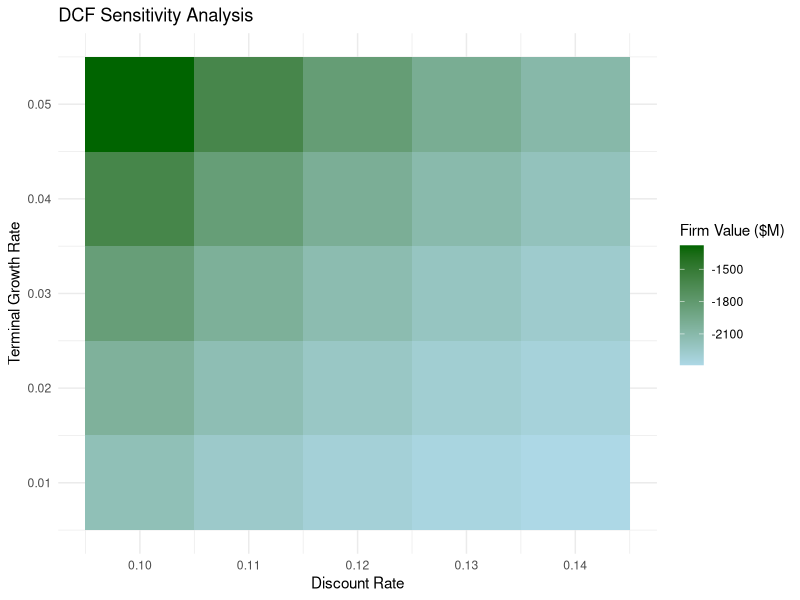
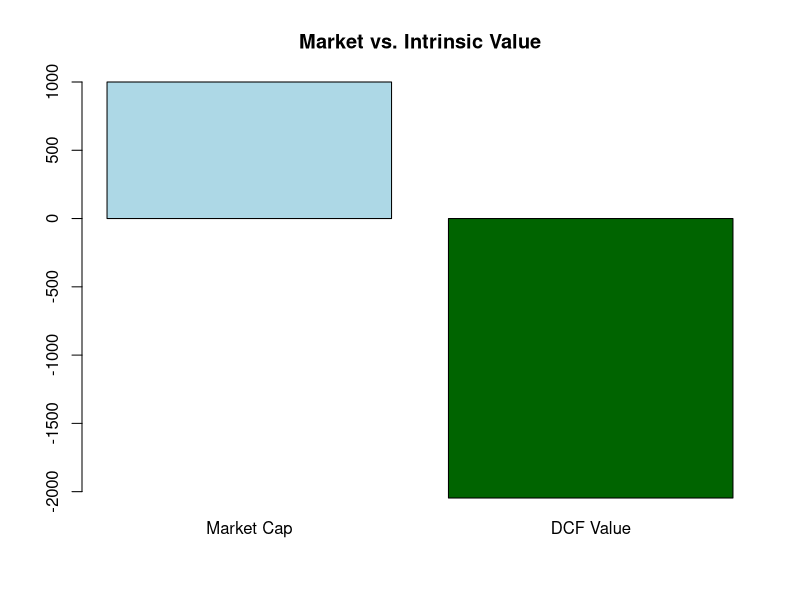

Generate these figures, in order, with R:
## ---- chunk 1
# Example: 5-year cash flow forecast (in millions)
cf <- c(-1534.2,-1104.4,-870.1,-457.0,145.9)  # Free cash flows
r <- 0.1237                       # Discount rate
terminal_growth <- 0.04           # Perpetual growth rate

# Terminal Value
terminal_value <- cf[5] * (1 + terminal_growth) / (r - terminal_growth) # steady growth the company will maintain once it reaches maturity

# Present Value of Cash Flows
pv_cf <- sum(cf / (1 + r)^(1:5)) + terminal_value / (1 + r)^5

pv_cf



## ---- chunk 2
discount_rates <- seq(0.10, 0.14, by = 0.01) # (.11, .12, ... , .14)
growth_rates <- seq(0.01, 0.05, by = 0.01) # (.01, .02, ... , .05)
# => total 35 scenarios

sensitivity <- expand.grid(r = discount_rates, g = growth_rates) # Makes grid of the 35 scenarios
sensitivity$Value <- mapply(function(r, g) {
  terminal_value <- cf[5] * (1 + g) / (r - g)
  sum(cf / (1 + r)^(1:5)) + terminal_value / (1 + r)^5
}, sensitivity$r, sensitivity$g)

head(sensitivity)

## ---- chunk 3
library(ggplot2)

ggplot(sensitivity, aes(x = r, y = g, fill = Value)) +
  geom_tile() +
  scale_fill_gradient(low = "lightblue", high = "darkgreen") +
  labs(
    title = "DCF Sensitivity Analysis",
    x = "Discount Rate",
    y = "Terminal Growth Rate",
    fill = "Firm Value ($M)"
  ) +
  theme_minimal()
# dark green = higher valuations (undervalued), light blue = lower valuations (overvalued)
## ---- chunk 4
market_cap <- 1000 # market cap of company 
undervaluation <- ((pv_cf - market_cap) / market_cap)*100
undervaluation
# positive = undervalued, negative = overvalued
## ---- chunk 5
barplot(c(market_cap, pv_cf), names.arg = c("Market Cap", "DCF Value"),
        col = c("lightblue", "darkgreen"),
        main = "Market vs. Intrinsic Value")
# Shows intrinsic value of company is 304% lower than current market cap. indicates potential downside, suggesting overvalued at current price

